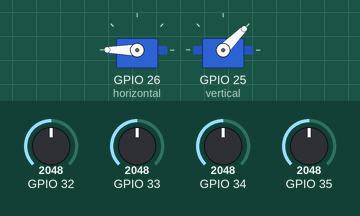
Bench run of a sketch on a simulated ESP32. Shown: 2 × servo. Inputs (shaded band) come from the test bench; at power-on: GPIO 32 = 2048, GPIO 34 = 2048, GPIO 35 = 2048, GPIO 33 = 2048. WiFi joins after 1.5 s; servers stay silent unless stated.

Above: at 3.0 s.
3.1 s: GPIO 32 set to 2115
4.6 s: GPIO 32 set to 2183
At 5.33 s:
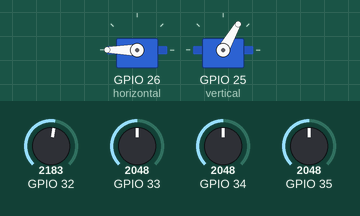
7.6 s: GPIO 34 set to 2111
At 7.6 s:
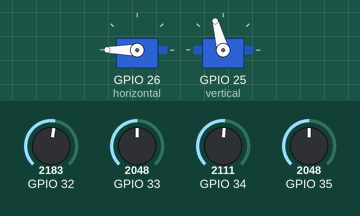
9.1 s: GPIO 35 set to 2105
At 11.8 s:
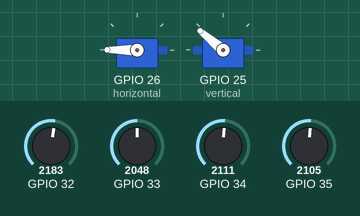
12.1 s: GPIO 33 set to 1228
At 12.68 s:
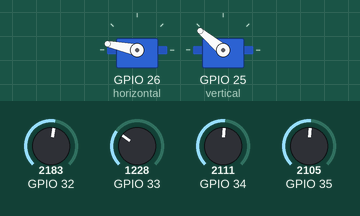
15.1 s: GPIO 35 set to 960
At 15.28 s:
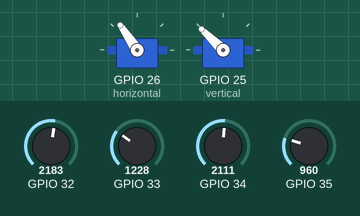
Timing chart, 0 to 20.6 s (numbered marks = the images above; inputs shaded):
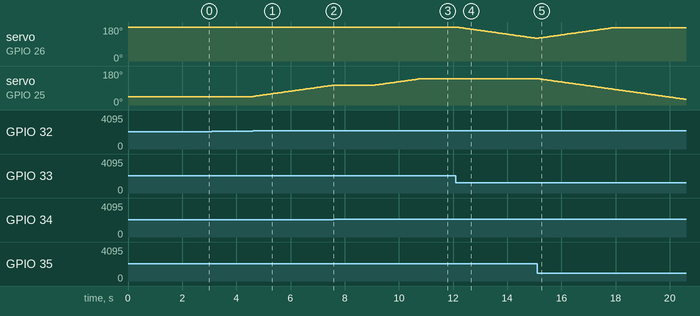

Measured:
- the behaviour switches between 2149 and 2150 on GPIO 32 (found by bisection; images 0 and 1)
- the behaviour switches between 2081 and 2082 on GPIO 34 (found by bisection; images 1 and 2)
- the behaviour switches between 2076 and 2077 on GPIO 35 (found by bisection; images 2 and 3)
- after the input at 3.1 s, every drawn part: stays the same
- after the input at 4.6 s, servo on GPIO 25 (vertical): moves from 45° to 105° over 3.0 s, starting at once
- after the input at 7.6 s, servo on GPIO 25 (vertical): stays 105° (without the input it goes to 106° after 0.02 s)
- after the input at 9.1 s, servo on GPIO 25 (vertical): moves from 105° to 140° over 1.7 s, starting at once
- after the input at 12.1 s, servo on GPIO 26 (horizontal): moves from 180° to 120° over 2.9 s, starting at once
- after the input at 15.1 s, servo on GPIO 25 (vertical): moves from 140° to 30° over 5.5 s, starting at once

The sketch:

IOT_ENABLE_SOLAR_TRACKING_SYSTEM.ino
```cpp
#include "servoControl.h"
#include "sendToBlynk.h"
#include "taskManager.h"
#include "otaManager.h"

const char* ssid="realme 6i";
const char* pass="password";
const char* blynkAuth="UYV1OePmeVDxN0oYqXjUAJMCcVhza4iz";

void setup() {
  setupServos();
  initINA226();
  initWiFiAndBlynk(blynkAuth,ssid,pass);
  setupOTA();
  createTasks();

}

void loop() {
 handleOTA();
}
```

INA226Sensor.cpp
```cpp
#include "INA226Sensor.h"
#include <Wire.h>
#include <INA226_WE.h>

#define I2C_ADDRESS 0x40
INA226_WE ina226(I2C_ADDRESS);

void initINA226() {
  Wire.begin(21, 22);
  ina226.init();
  ina226.setResistorRange(0.1, 1.3); // 0.1 Ohm shunt, up to 1.3A
  ina226.setCorrectionFactor(0.93);
  ina226.waitUntilConversionCompleted();
}

INA226Data getINA226Value() {
  INA226Data data;
  data.shuntVoltage_mV = ina226.getShuntVoltage_mV();
  data.busVoltage_V = ina226.getBusVoltage_V();
  data.loadVoltage_V = data.busVoltage_V+ (data.shuntVoltage_mV/1000.0);
  data.current_mA = ina226.getCurrent_mA();
  data.power_mW = ina226.getBusPower();
  data.overflow = ina226.overflow;
  Serial.println(data.overflow ? "Overflow! Choose higher current range" : "Values OK - no overflow");
  return data;
}
```

INA226Sensor.h
```cpp
#ifndef INA226_SENSOR_H
#define INA226_SENSOR_H

typedef struct {
  float shuntVoltage_mV;
  float busVoltage_V;
  float loadVoltage_V;
  float current_mA;
  float power_mW;
  bool overflow;

}INA226Data;

void initINA226();
INA226Data getINA226Value();

#endif
```

otaManager.cpp
```cpp
// otaManager.cpp
#include "otaManager.h"
#include <ArduinoOTA.h>

// Easy to change OTA password
const char* otaPassword = "update";  // <-- Change this password anytime

void setupOTA() {
  ArduinoOTA.setPassword(otaPassword); // Protect OTA with password
  ArduinoOTA.begin(); // Start OTA service
}

void handleOTA() {
  ArduinoOTA.handle(); // Keep OTA service running
}
```

otaManager.h
```cpp
// otaManager.h
#pragma once

void setupOTA();
void handleOTA();
```

sendToBlynk.cpp
```cpp
#define BLYNK_TEMPLATE_ID "TMPL3Y95Jqa3r"
#define BLYNK_TEMPLATE_NAME "IoT Powered Solar Tracking System"
#define BLYNK_AUTH_TOKEN "UYV1OePmeVDxN0oYqXjUAJMCcVhza4iz"

#include <BlynkSimpleEsp32.h>
#include <WiFi.h>
#include "sendToBlynk.h"

bool sendDataEnabled = false;
unsigned long lastSendTime = 0;
unsigned long sendInterval = 10000; // Default: 10 seconds

// Button on/off control (V5)
BLYNK_WRITE(V5) {
  int buttonState = param.asInt();
  sendDataEnabled = (buttonState == 1);
}

// Interval control (V6) in minutes
BLYNK_WRITE(V6) {
  int minutes = param.asInt();

  if (minutes >= 1 && minutes <= 60) {
    sendInterval = minutes * 60000UL; // convert minutes to milliseconds
  } else {
    sendInterval = 30000; // if somehow invalid, fallback to default 30 seconds
  }
}

void initWiFiAndBlynk(const char* auth, const char* ssid, const char* pass) {
  WiFi.begin(ssid, pass);
  Blynk.begin(auth, ssid, pass);
}

void sendToBlynk() {
  Blynk.run();

  if (sendDataEnabled) {
    unsigned long currentMillis = millis();

    if (currentMillis - lastSendTime >= sendInterval) {
      lastSendTime = currentMillis;

      INA226Data sensorData = getINA226Value();
      Blynk.virtualWrite(V0, sensorData.shuntVoltage_mV);
      Blynk.virtualWrite(V1, sensorData.busVoltage_V);
      Blynk.virtualWrite(V2, sensorData.loadVoltage_V);
      Blynk.virtualWrite(V3, sensorData.current_mA);
      Blynk.virtualWrite(V4, sensorData.power_mW);
    }
  }
}
```

sendToBlynk.h
```cpp
#ifndef SEND_TO_BLYNK_H
#define SEND_TO_BLYNK_H

#include "INA226Sensor.h"

 void initWiFiAndBlynk(const char* auth, const char* ssid, const char* pass);
 void sendToBlynk();

#endif
```

servoControl.cpp
```cpp
#include "servoControl.h"
#include <ESP32Servo.h>

// Servo objects
Servo horizontal, vertical;

// Servo limits
const int servohoriLimitHigh = 175, servohoriLimitLow = 5;
const int servovertLimitHigh = 140, servovertLimitLow = 1;

// LDR pins
const int ldrlt = 35, ldrrt = 32, ldrld = 34, ldrrd = 33;

// Current servo positions
int servohori = 180;  // initial servo horizontal position 180
int servovert = 45;  // initial servo vertical position 45

// Timing control
unsigned long lastMoveTime = 0;
const unsigned long moveInterval = 50; // Move every 50ms for smoothness

// Define the light threshold to decide if it's outdoor or indoor
const int lightThreshold = 1000; // Adjust based on environment

// Setup servos
void setupServos() {
  horizontal.attach(26);
  vertical.attach(25);
  horizontal.write(servohori);
  vertical.write(servovert);
}

// Function to read LDR and calculate average
int readLDR(int pin) {
  int sum = 0;
  for (int i = 0; i < 5; i++) {
    sum += analogRead(pin);
    delayMicroseconds(500); // Very tiny delay between reads (~0.5ms)
  }
  return sum / 5;
}

// Light Tracking and Servo Control
void LightTrackingAndServoControl() {
  unsigned long currentMillis = millis();

  // Only update at defined interval
  if (currentMillis - lastMoveTime >= moveInterval) {
    lastMoveTime = currentMillis;

    // Read the LDR values
    int lt = readLDR(ldrlt);
    int rt = readLDR(ldrrt);
    int ld = readLDR(ldrld);
    int rd = readLDR(ldrrd);

    // Calculate averages
    int avt = (lt + rt) >> 1;
    int avd = (ld + rd) >> 1;

    // Calculate differences
    int dvert = avt - avd;
    int dhoriz = lt - rt + ld - rd;

    // Determine outdoor/indoor
    int avgLight = (lt + rt + ld + rd) / 4;
    int tol = (avgLight > lightThreshold) ? 50 : 200;

    // Adjust vertical servo
    if (abs(dvert) > tol) {
      if (dvert > 0 && servovert < servovertLimitHigh) servovert++;
      else if (dvert < 0 && servovert > servovertLimitLow) servovert--;
      vertical.write(servovert);
    }

    // Adjust horizontal servo
    if (abs(dhoriz) > tol) {
      if (dhoriz < 0 && servohori < servohoriLimitHigh) servohori++;
      else if (dhoriz > 0 && servohori > servohoriLimitLow) servohori--;
      horizontal.write(servohori);
    }
  }
}
```

servoControl.h
```cpp
#ifndef SERVO_CONTROL_H
#define SERVO_CONTROL_H
void setupServos();
void LightTrackingAndServoControl();
#endif
```

taskManager.cpp
```cpp
// taskManager.cpp
#include "taskManager.h"
#include "servoControl.h"
#include "sendToBlynk.h"

// Define task handle variables
TaskHandle_t TaskLightServoControl;
TaskHandle_t TaskSendToBlynk;

// Task 1: Light Tracking and Servo Control (Core 0)
void LightAndServoTask(void* parameter) {
  for (;;) {
    LightTrackingAndServoControl();
    vTaskDelay(1 / portTICK_PERIOD_MS); // minimal delay for smoother operation
  }
}

// Task 2: Send Data to Blynk (Core 1)
void SendToBlynkTask(void* parameter) {
  for (;;) {
    sendToBlynk();
    vTaskDelay(100 / portTICK_PERIOD_MS); // slight delay for network operations
  }
}

// Function to create the tasks
void createTasks() {
  // Create Task 1: Light and Servo on Core 0
  xTaskCreatePinnedToCore(
    LightAndServoTask,      // Function to implement the task
    "LightAndServoTask",    // Name of the task
    3000,                   // Stack size (optimized)
    NULL,                   // Task input parameter
    2,                      // Priority (higher priority for real-time servo)
    &TaskLightServoControl, // Task handle
    0                       // Core where the task should run (Core 0)
  );

  // Create Task 2: Send to Blynk on Core 1
  xTaskCreatePinnedToCore(
    SendToBlynkTask,        // Function to implement the task
    "SendToBlynkTask",      // Name of the task
    4000,                   // Stack size (for Wi-Fi, Blynk)
    NULL,                   // Task input parameter
    1,                      // Priority (lower than servo task)
    &TaskSendToBlynk,       // Task handle
    1                       // Core where the task should run (Core 1)
  );
}
```

taskManager.h
```cpp
// taskManager.h
#ifndef TASKMANAGER_H
#define TASKMANAGER_H

#include <Arduino.h>

// Declare the task handle variables
extern TaskHandle_t TaskLightServoControl;
extern TaskHandle_t TaskSendToBlynk;

// Declare the task functions
void LightAndServoTask(void* parameter);
void SendToBlynkTask(void* parameter);

// Function to create tasks
void createTasks();

#endif
```
